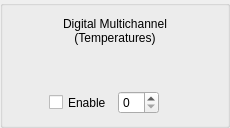
      <widget class="QGroupBox" name="groupBox_4">
       <property name="sizePolicy">
        <sizepolicy hsizetype="Preferred" vsizetype="Preferred">
         <horstretch>0</horstretch>
         <verstretch>0</verstretch>
        </sizepolicy>
       </property>
       <property name="minimumSize">
        <size>
         <width>230</width>
         <height>0</height>
        </size>
       </property>
       <property name="title">
        <string/>
       </property>
       <layout class="QGridLayout" name="gridLayout_9">
        <item row="3" column="0">
         <layout class="QGridLayout" name="gridLayout_4">
          <item row="0" column="2" alignment="Qt::AlignVCenter">
           <widget class="QLabel" name="multich_led_la">
            <property name="enabled">
             <bool>false</bool>
            </property>
            <property name="sizePolicy">
             <sizepolicy hsizetype="Fixed" vsizetype="Fixed">
              <horstretch>0</horstretch>
              <verstretch>0</verstretch>
             </sizepolicy>
            </property>
            <property name="minimumSize">
             <size>
              <width>16</width>
              <height>16</height>
             </size>
            </property>
            <property name="maximumSize">
             <size>
              <width>16</width>
              <height>16</height>
             </size>
            </property>
            <property name="text">
             <string/>
            </property>
            <property name="pixmap">
             <pixmap>../../resources/img/green_light.png</pixmap>
            </property>
            <property name="scaledContents">
             <bool>true</bool>
            </property>
            <property name="alignment">
             <set>Qt::AlignCenter</set>
            </property>
           </widget>
          </item>
          <item row="0" column="0">
           <widget class="QCheckBox" name="multich_enable_chb">
            <property name="sizePolicy">
             <sizepolicy hsizetype="Maximum" vsizetype="Preferred">
              <horstretch>0</horstretch>
              <verstretch>0</verstretch>
             </sizepolicy>
            </property>
            <property name="text">
             <string>Enable</string>
            </property>
           </widget>
          </item>
          <item row="0" column="1">
           <widget class="QSpinBox" name="multich_address_sb">
            <property name="sizePolicy">
             <sizepolicy hsizetype="Maximum" vsizetype="Fixed">
              <horstretch>0</horstretch>
              <verstretch>0</verstretch>
             </sizepolicy>
            </property>
           </widget>
          </item>
         </layout>
        </item>
        <item row="2" column="0">
         <spacer name="verticalSpacer_4">
          <property name="orientation">
           <enum>Qt::Vertical</enum>
          </property>
          <property name="sizeType">
           <enum>QSizePolicy::Fixed</enum>
          </property>
          <property name="sizeHint" stdset="0">
           <size>
            <width>20</width>
            <height>20</height>
           </size>
          </property>
         </spacer>
        </item>
        <item row="1" column="0">
         <widget class="QLabel" name="label_10">
          <property name="sizePolicy">
           <sizepolicy hsizetype="Fixed" vsizetype="Fixed">
            <horstretch>0</horstretch>
            <verstretch>0</verstretch>
           </sizepolicy>
          </property>
          <property name="text">
           <string/>
          </property>
          <property name="pixmap">
           <pixmap>../../resources/img/34970A.png</pixmap>
          </property>
          <property name="scaledContents">
           <bool>true</bool>
          </property>
         </widget>
        </item>
        <item row="0" column="0">
         <widget class="QLabel" name="label_7">
          <property name="text">
           <string>Digital Multichannel
(Temperatures)</string>
          </property>
          <property name="alignment">
           <set>Qt::AlignCenter</set>
          </property>
         </widget>
        </item>
       </layout>
      </widget>
